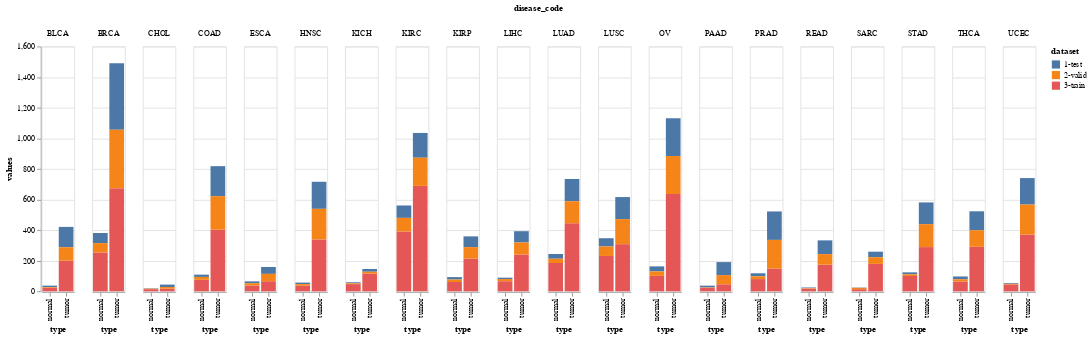

The code cell stored with this chart in its notebook:
### Code cell
chart = alt.Chart(value_count).mark_bar().encode(x='type:N',
                                                    y=alt.Y('values', axis=alt.Axis(grid=True)), 
                                                    column=alt.Column('disease_code:N'), 
                                                    color='dataset:N')
chart

### Figure 1 — Vega-Lite specification as saved in the notebook (floating-point values rounded to 4 significant figures)
{"config": {"view": {"continuousWidth": 400, "continuousHeight": 300}}, "data": {"name": "data-22f7f5e190d3c1adba65ee3538b3cb9d"}, "mark": "bar", "encoding": {"color": {"type": "nominal", "field": "dataset"}, "column": {"type": "nominal", "field": "disease_code"}, "x": {"type": "nominal", "field": "type"}, "y": {"type": "quantitative", "axis": {"grid": true}, "field": "values"}}, "$schema": "https://vega.github.io/schema/vega-lite/v4.8.1.json", "datasets": {"data-22f7f5e190d3c1adba65ee3538b3cb9d": [{"disease_code": "BLCA", "type": "tumor", "dataset": "1-test", "values": 133}, {"disease_code": "BLCA", "type": "tumor", "dataset": "3-train", "values": 200}, {"disease_code": "BLCA", "type": "tumor", "dataset": "2-valid", "values": 88}, {"disease_code": "BLCA", "type": "normal", "dataset": "1-test", "values": 10}, {"disease_code": "BLCA", "type": "normal", "dataset": "3-train", "values": 23}, {"disease_code": "BLCA", "type": "normal", "dataset": "2-valid", "values": 4}, {"disease_code": "BRCA", "type": "tumor", "dataset": "1-test", "values": 434}, {"disease_code": "BRCA", "type": "tumor", "dataset": "3-train", "values": 674}, {"disease_code": "BRCA", "type": "tumor", "dataset": "2-valid", "values": 382}, {"disease_code": "BRCA", "type": "normal", "dataset": "1-test", "values": 66}, {"disease_code": "BRCA", "type": "normal", "dataset": "3-train", "values": 254}, {"disease_code": "BRCA", "type": "normal", "dataset": "2-valid", "values": 61}, {"disease_code": "CHOL", "type": "tumor", "dataset": "1-test", "values": 16}, {"disease_code": "CHOL", "type": "tumor", "dataset": "3-train", "values": 17}, {"disease_code": "CHOL", "type": "tumor", "dataset": "2-valid", "values": 11}, {"disease_code": "CHOL", "type": "normal", "dataset": "1-test", "values": 3}, {"disease_code": "CHOL", "type": "normal", "dataset": "3-train", "values": 14}, {"disease_code": "CHOL", "type": "normal", "dataset": "2-valid", "values": 3}, {"disease_code": "COAD", "type": "tumor", "dataset": "1-test", "values": 196}, {"disease_code": "COAD", "type": "tumor", "dataset": "3-train", "values": 403}, {"disease_code": "COAD", "type": "tumor", "dataset": "2-valid", "values": 219}, {"disease_code": "COAD", "type": "normal", "dataset": "1-test", "values": 15}, {"disease_code": "COAD", "type": "normal", "dataset": "3-train", "values": 75}, {"disease_code": "COAD", "type": "normal", "dataset": "2-valid", "values": 19}, {"disease_code": "ESCA", "type": "tumor", "dataset": "1-test", "values": 45}, {"disease_code": "ESCA", "type": "tumor", "dataset": "3-train", "values": 66}, {"disease_code": "ESCA", "type": "tumor", "dataset": "2-valid", "values": 48}, {"disease_code": "ESCA", "type": "normal", "dataset": "1-test", "values": 12}, {"disease_code": "ESCA", "type": "normal", "dataset": "3-train", "values": 38}, {"disease_code": "ESCA", "type": "normal", "dataset": "2-valid", "values": 15}, {"disease_code": "HNSC", "type": "tumor", "dataset": "1-test", "values": 177}, {"disease_code": "HNSC", "type": "tumor", "dataset": "3-train", "values": 339}, {"disease_code": "HNSC", "type": "tumor", "dataset": "2-valid", "values": 200}, {"disease_code": "HNSC", "type": "normal", "dataset": "1-test", "values": 10}, {"disease_code": "HNSC", "type": "normal", "dataset": "3-train", "values": 36}, {"disease_code": "HNSC", "type": "normal", "dataset": "2-valid", "values": 11}, {"disease_code": "KICH", "type": "tumor", "dataset": "1-test", "values": 18}, {"disease_code": "KICH", "type": "tumor", "dataset": "3-train", "values": 116}, {"disease_code": "KICH", "type": "tumor", "dataset": "2-valid", "values": 12}, {"disease_code": "KICH", "type": "normal", "dataset": "1-test", "values": 7}, {"disease_code": "KICH", "type": "normal", "dataset": "3-train", "values": 47}, {"disease_code": "KICH", "type": "normal", "dataset": "2-valid", "values": 5}, {"disease_code": "KIRC", "type": "tumor", "dataset": "1-test", "values": 162}, {"disease_code": "KIRC", "type": "tumor", "dataset": "3-train", "values": 689}, {"disease_code": "KIRC", "type": "tumor", "dataset": "2-valid", "values": 184}, {"disease_code": "KIRC", "type": "normal", "dataset": "1-test", "values": 81}, {"disease_code": "KIRC", "type": "normal", "dataset": "3-train", "values": 391}, {"disease_code": "KIRC", "type": "normal", "dataset": "2-valid", "values": 89}, {"disease_code": "KIRP", "type": "tumor", "dataset": "1-test", "values": 70}, {"disease_code": "KIRP", "type": "tumor", "dataset": "3-train", "values": 214}, {"disease_code": "KIRP", "type": "tumor", "dataset": "2-valid", "values": 75}, {"disease_code": "KIRP", "type": "normal", "dataset": "1-test", "values": 16}, {"disease_code": "KIRP", "type": "normal", "dataset": "3-train", "values": 61}, {"disease_code": "KIRP", "type": "normal", "dataset": "2-valid", "values": 16}, {"disease_code": "LIHC", "type": "tumor", "dataset": "1-test", "values": 74}, {"disease_code": "LIHC", "type": "tumor", "dataset": "3-train", "values": 241}, {"disease_code": "LIHC", "type": "tumor", "dataset": "2-valid", "values": 78}, {"disease_code": "LIHC", "type": "normal", "dataset": "1-test", "values": 9}, {"disease_code": "LIHC", "type": "normal", "dataset": "3-train", "values": 66}, {"disease_code": "LIHC", "type": "normal", "dataset": "2-valid", "values": 14}, {"disease_code": "LUAD", "type": "tumor", "dataset": "1-test", "values": 145}, {"disease_code": "LUAD", "type": "tumor", "dataset": "3-train", "values": 445}, {"disease_code": "LUAD", "type": "tumor", "dataset": "2-valid", "values": 144}, {"disease_code": "LUAD", "type": "normal", "dataset": "1-test", "values": 31}, {"disease_code": "LUAD", "type": "normal", "dataset": "3-train", "values": 185}, {"disease_code": "LUAD", "type": "normal", "dataset": "2-valid", "values": 28}, {"disease_code": "LUSC", "type": "tumor", "dataset": "1-test", "values": 144}, {"disease_code": "LUSC", "type": "tumor", "dataset": "3-train", "values": 308}, {"disease_code": "LUSC", "type": "tumor", "dataset": "2-valid", "values": 164}, {"disease_code": "LUSC", "type": "normal", "dataset": "1-test", "values": 54}, {"disease_code": "LUSC", "type": "normal", "dataset": "3-train", "values": 231}, {"disease_code": "LUSC", "type": "normal", "dataset": "2-valid", "values": 62}, {"disease_code": "OV", "type": "tumor", "dataset": "1-test", "values": 247}, {"disease_code": "OV", "type": "tumor", "dataset": "3-train", "values": 636}, {"disease_code": "OV", "type": "tumor", "dataset": "2-valid", "values": 248}, {"disease_code": "OV", "type": "normal", "dataset": "1-test", "values": 33}, {"disease_code": "OV", "type": "normal", "dataset": "3-train", "values": 101}, {"disease_code": "OV", "type": "normal", "dataset": "2-valid", "values": 29}, {"disease_code": "PAAD", "type": "tumor", "dataset": "1-test", "values": 85}, {"disease_code": "PAAD", "type": "tumor", "dataset": "3-train", "values": 46}, {"disease_code": "PAAD", "type": "tumor", "dataset": "2-valid", "values": 60}, {"disease_code": "PAAD", "type": "normal", "dataset": "1-test", "values": 12}, {"disease_code": "PAAD", "type": "normal", "dataset": "3-train", "values": 23}, {"disease_code": "PAAD", "type": "normal", "dataset": "2-valid", "values": 2}, {"disease_code": "PRAD", "type": "tumor", "dataset": "1-test", "values": 186}, {"disease_code": "PRAD", "type": "tumor", "dataset": "3-train", "values": 148}, {"disease_code": "PRAD", "type": "tumor", "dataset": "2-valid", "values": 188}, {"disease_code": "PRAD", "type": "normal", "dataset": "1-test", "values": 20}, {"disease_code": "PRAD", "type": "normal", "dataset": "3-train", "values": 80}, {"disease_code": "PRAD", "type": "normal", "dataset": "2-valid", "values": 18}, {"disease_code": "READ", "type": "tumor", "dataset": "1-test", "values": 90}, {"disease_code": "READ", "type": "tumor", "dataset": "3-train", "values": 174}, {"disease_code": "READ", "type": "tumor", "dataset": "2-valid", "values": 69}, {"disease_code": "READ", "type": "normal", "dataset": "1-test", "values": 5}, {"disease_code": "READ", "type": "normal", "dataset": "3-train", "values": 17}, {"disease_code": "READ", "type": "normal", "dataset": "2-valid", "values": 3}, {"disease_code": "SARC", "type": "tumor", "dataset": "1-test", "values": 36}, {"disease_code": "SARC", "type": "tumor", "dataset": "3-train", "values": 179}, {"disease_code": "SARC", "type": "tumor", "dataset": "2-valid", "values": 44}, {"disease_code": "SARC", "type": "normal", "dataset": "1-test", "values": 2}, {"disease_code": "SARC", "type": "normal", "dataset": "3-train", "values": 14}, {"disease_code": "SARC", "type": "normal", "dataset": "2-valid", "values": 9}, {"disease_code": "STAD", "type": "tumor", "dataset": "1-test", "values": 142}, {"disease_code": "STAD", "type": "tumor", "dataset": "3-train", "values": 289}, {"disease_code": "STAD", "type": "tumor", "dataset": "2-valid", "values": 150}, {"disease_code": "STAD", "type": "normal", "dataset": "1-test", "values": 13}, {"disease_code": "STAD", "type": "normal", "dataset": "3-train", "values": 100}, {"disease_code": "STAD", "type": "normal", "dataset": "2-valid", "values": 11}, {"disease_code": "THCA", "type": "tumor", "dataset": "1-test", "values": 124}, {"disease_code": "THCA", "type": "tumor", "dataset": "3-train", "values": 291}, {"disease_code": "THCA", "type": "tumor", "dataset": "2-valid", "values": 108}, {"disease_code": "THCA", "type": "normal", "dataset": "1-test", "values": 18}, {"disease_code": "THCA", "type": "normal", "dataset": "3-train", "values": 64}, {"disease_code": "THCA", "type": "normal", "dataset": "2-valid", "values": 15}, {"disease_code": "UCEC", "type": "tumor", "dataset": "1-test", "values": 173}, {"disease_code": "UCEC", "type": "tumor", "dataset": "3-train", "values": 371}, {"disease_code": "UCEC", "type": "tumor", "dataset": "2-valid", "values": 196}, {"disease_code": "UCEC", "type": "normal", "dataset": "1-test", "values": 5}, {"disease_code": "UCEC", "type": "normal", "dataset": "3-train", "values": 45}, {"disease_code": "UCEC", "type": "normal", "dataset": "2-valid", "values": 4}]}}
